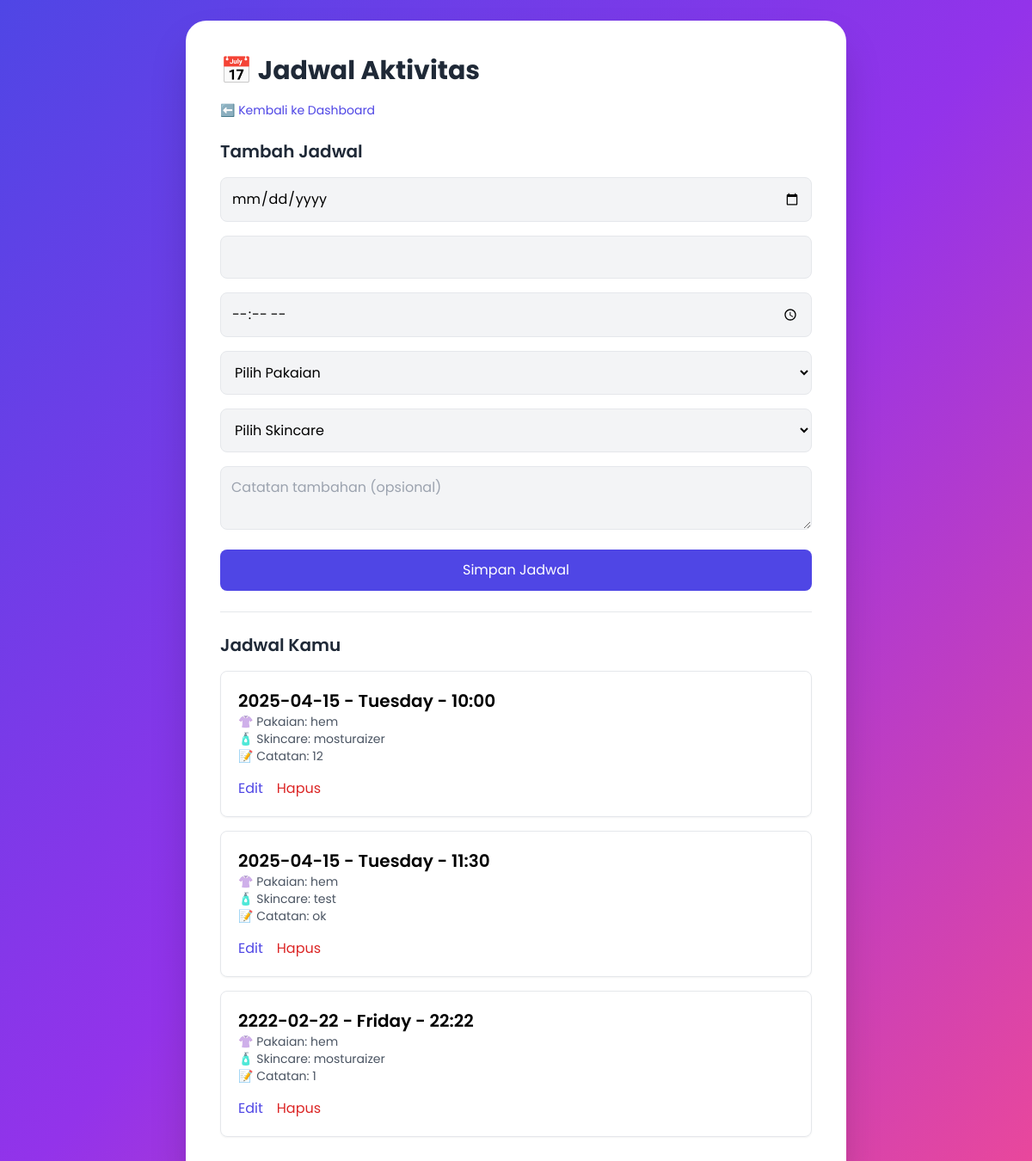
Page /jadwal.php (signed in) on the committed database.
### tables this page shows
CREATE TABLE `jadwal` (
  `id` int(11) NOT NULL,
  `user_id` int(11) DEFAULT NULL,
  `tanggal` date DEFAULT NULL,
  `kegiatan` varchar(255) DEFAULT NULL,
  `hari` varchar(10) DEFAULT NULL,
  `jam` time DEFAULT NULL,
  `pakaian_id` int(11) DEFAULT NULL,
  `skincare_id` int(11) DEFAULT NULL,
  `catatan` text DEFAULT NULL
);

CREATE TABLE `lemari_pakaian` (
  `id` int(11) NOT NULL,
  `user_id` int(11) DEFAULT NULL,
  `nama` varchar(100) DEFAULT NULL,
  `jenis` varchar(50) DEFAULT NULL,
  `warna` varchar(50) DEFAULT NULL,
  `ukuran` varchar(10) DEFAULT NULL,
  `foto` varchar(255) DEFAULT NULL,
  `catatan` text DEFAULT NULL
);

CREATE TABLE `lemari_skincare` (
  `id` int(11) NOT NULL,
  `user_id` int(11) DEFAULT NULL,
  `nama` varchar(100) DEFAULT NULL,
  `jenis` varchar(50) DEFAULT NULL,
  `fungsi` varchar(100) DEFAULT NULL,
  `kadaluarsa` date DEFAULT NULL,
  `foto` varchar(255) DEFAULT NULL,
  `catatan` text DEFAULT NULL
);

### jadwal.php (the view, shortened to what this page needs)
<?php
include 'db.php';
$user_id = $_SESSION['user_id'];
$jadwal = $conn->query("SELECT j.*, p.nama AS nama_pakaian, s.nama AS nama_skincare
                        FROM jadwal j
                        LEFT JOIN lemari_pakaian p ON j.pakaian_id = p.id
                        LEFT JOIN lemari_skincare s ON j.skincare_id = s.id
                        WHERE j.user_id = '$user_id'
                        ORDER BY FIELD(j.hari, 'Senin','Selasa','Rabu','Kamis','Jumat','Sabtu','Minggu'), j.jam ASC");
?>
<!DOCTYPE html>
<html lang="id">
<head>
  <script src="https://cdn.tailwindcss.com"></script>
</head>
<body class="bg-gradient-to-br from-indigo-600 via-purple-600 to-pink-500 min-h-screen p-6">
  <div class="max-w-3xl mx-auto bg-white rounded-3xl shadow-2xl p-10">
    <h2 class="text-3xl font-bold text-gray-800 mb-4">📅 Jadwal Aktivitas</h2>
    <a href="dashboard.php" class="text-sm text-indigo-600 hover:underline mb-6 inline-block">⬅️ Kembali ke Dashboard</a>
    <form method="POST" class="space-y-4">
    <h3 class="text-xl font-semibold text-gray-800">Tambah Jadwal</h3>
    <input type="date" name="tanggal" class="w-full p-3 bg-gray-100 border rounded-lg" required onchange="updateHari()" id="tanggal">
    <input type="text" name="hari" id="hari" class="w-full p-3 bg-gray-100 border rounded-lg" readonly>
    <input type="time" name="jam" class="w-full p-3 bg-gray-100 border rounded-lg" required>
    <select name="pakaian_id" class="w-full p-3 bg-gray-100 border rounded-lg" required>
        <option value="">Pilih Pakaian</option>
    </select>
    <select name="skincare_id" class="w-full p-3 bg-gray-100 border rounded-lg" required>
        <option value="">Pilih Skincare</option>
    </select>
    <textarea name="catatan" placeholder="Catatan tambahan (opsional)" class="w-full p-3 bg-gray-100 border rounded-lg"></textarea>
    <button type="submit" name="simpan" class="w-full p-3 bg-indigo-600 text-white rounded-lg hover:bg-indigo-700">Simpan Jadwal</button>
</form>
    <hr class="my-6">
    <h3 class="text-xl font-semibold text-gray-800 mb-4">Jadwal Kamu</h3>
    <?php while ($row = $jadwal->fetch_assoc()): ?>
    <div class="border border-gray-200 p-5 rounded-lg shadow-sm mb-4">
        <h4 class="text-xl font-semibold"><?= $row['tanggal'] ?> - <?= date('l', strtotime($row['tanggal'])) ?> - <?= substr($row['jam'], 0, 5) ?></h4>
        <p class="text-sm text-gray-600">👚 Pakaian: <?= htmlspecialchars($row['nama_pakaian']) ?></p>
        <p class="text-sm text-gray-600">🧴 Skincare: <?= htmlspecialchars($row['nama_skincare']) ?></p>
        <p class="text-sm text-gray-600">📝 Catatan: <?= htmlspecialchars($row['catatan']) ?></p>
        <div class="flex space-x-4 mt-4">
            <a href="jadwal.php?edit=<?= $row['id'] ?>" class="text-indigo-600 hover:underline">Edit</a>
            <a href="jadwal.php?hapus=<?= $row['id'] ?>" class="text-red-600 hover:underline">Hapus</a>
        </div>
    </div>
<?php endwhile; ?>
  </div>
</body>
</html>

### jadwal.php (style rules this page uses)
body { font-family: 'Poppins', sans-serif; }

### rows in the picture
jadwal: tanggal "2025-04-15", tanggal "Tuesday", jam "10:00", pakaian.nama "hem", skincare.nama "mosturaizer", catatan "12"
jadwal: tanggal "2025-04-15", tanggal "Tuesday", jam "11:30", pakaian.nama "hem", skincare.nama "test", catatan "ok"
jadwal: tanggal "2222-02-22", tanggal "Friday", jam "22:22", pakaian.nama "hem", skincare.nama "mosturaizer", catatan "1"
